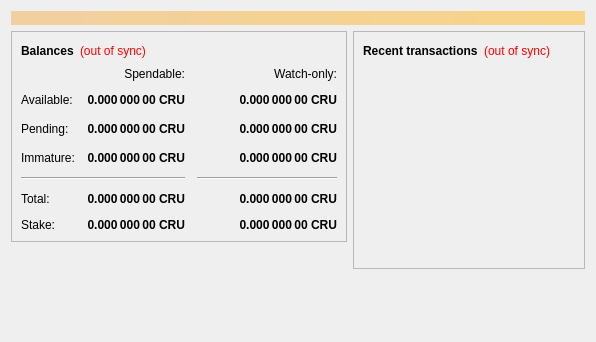
<?xml version="1.0" encoding="UTF-8"?>
<ui version="4.0">
 <class>OverviewPage</class>
 <widget class="QWidget" name="OverviewPage">
  <property name="geometry">
   <rect>
    <x>0</x>
    <y>0</y>
    <width>596</width>
    <height>342</height>
   </rect>
  </property>
  <property name="windowTitle">
   <string>Form</string>
  </property>
  <layout class="QVBoxLayout" name="topLayout">
   <item>
    <widget class="QLabel" name="labelAlerts">
     <property name="visible">
      <bool>false</bool>
     </property>
     <property name="styleSheet">
      <string notr="true">background-color: qlineargradient(x1: 0, y1: 0, x2: 1, y2: 0, stop:0 #F0D0A0, stop:1 #F8D488); color:#000000;</string>
     </property>
     <property name="wordWrap">
      <bool>true</bool>
     </property>
     <property name="margin">
      <number>3</number>
     </property>
    </widget>
   </item>
   <item>
    <layout class="QHBoxLayout" name="horizontalLayout" stretch="1,1">
     <item>
      <layout class="QVBoxLayout" name="verticalLayout_2">
       <item>
        <widget class="QFrame" name="frame">
         <property name="frameShape">
          <enum>QFrame::StyledPanel</enum>
         </property>
         <property name="frameShadow">
          <enum>QFrame::Raised</enum>
         </property>
         <layout class="QVBoxLayout" name="verticalLayout_4">
          <item>
           <layout class="QHBoxLayout" name="horizontalLayout_4">
            <item>
             <widget class="QLabel" name="label_5">
              <property name="font">
               <font>
                <weight>75</weight>
                <bold>true</bold>
               </font>
              </property>
              <property name="text">
               <string>Balances</string>
              </property>
             </widget>
            </item>
            <item>
             <widget class="QLabel" name="labelWalletStatus">
              <property name="cursor">
               <cursorShape>WhatsThisCursor</cursorShape>
              </property>
              <property name="toolTip">
               <string>The displayed information may be out of date. Your wallet automatically synchronizes with the Cryptoruble network after a connection is established, but this process has not completed yet.</string>
              </property>
              <property name="styleSheet">
               <string notr="true">QLabel { color: red; }</string>
              </property>
              <property name="text">
               <string notr="true">(out of sync)</string>
              </property>
              <property name="alignment">
               <set>Qt::AlignLeading|Qt::AlignLeft|Qt::AlignVCenter</set>
              </property>
             </widget>
            </item>
            <item>
             <spacer name="horizontalSpacer_3">
              <property name="orientation">
               <enum>Qt::Horizontal</enum>
              </property>
              <property name="sizeHint" stdset="0">
               <size>
                <width>40</width>
                <height>20</height>
               </size>
              </property>
             </spacer>
            </item>
           </layout>
          </item>
          <item>
           <layout class="QGridLayout" name="gridLayout">
            <property name="spacing">
             <number>12</number>
            </property>
            <item row="2" column="2">
             <widget class="QLabel" name="labelWatchPending">
              <property name="font">
               <font>
                <weight>75</weight>
                <bold>true</bold>
               </font>
              </property>
              <property name="cursor">
               <cursorShape>IBeamCursor</cursorShape>
              </property>
              <property name="toolTip">
               <string>Unconfirmed transactions to watch-only addresses</string>
              </property>
              <property name="text">
               <string notr="true">0.000 000 00 CRU</string>
              </property>
              <property name="alignment">
               <set>Qt::AlignRight|Qt::AlignTrailing|Qt::AlignVCenter</set>
              </property>
              <property name="textInteractionFlags">
               <set>Qt::LinksAccessibleByMouse|Qt::TextSelectableByKeyboard|Qt::TextSelectableByMouse</set>
              </property>
             </widget>
            </item>
            <item row="2" column="1">
             <widget class="QLabel" name="labelUnconfirmed">
              <property name="font">
               <font>
                <weight>75</weight>
                <bold>true</bold>
               </font>
              </property>
              <property name="cursor">
               <cursorShape>IBeamCursor</cursorShape>
              </property>
              <property name="toolTip">
               <string>Total of transactions that have yet to be confirmed, and do not yet count toward the spendable balance</string>
              </property>
              <property name="text">
               <string notr="true">0.000 000 00 CRU</string>
              </property>
              <property name="alignment">
               <set>Qt::AlignRight|Qt::AlignTrailing|Qt::AlignVCenter</set>
              </property>
              <property name="textInteractionFlags">
               <set>Qt::LinksAccessibleByMouse|Qt::TextSelectableByKeyboard|Qt::TextSelectableByMouse</set>
              </property>
             </widget>
            </item>
            <item row="3" column="2">
             <widget class="QLabel" name="labelWatchImmature">
              <property name="font">
               <font>
                <weight>75</weight>
                <bold>true</bold>
               </font>
              </property>
              <property name="cursor">
               <cursorShape>IBeamCursor</cursorShape>
              </property>
              <property name="toolTip">
               <string>Mined balance in watch-only addresses that has not yet matured</string>
              </property>
              <property name="text">
               <string notr="true">0.000 000 00 CRU</string>
              </property>
              <property name="alignment">
               <set>Qt::AlignRight|Qt::AlignTrailing|Qt::AlignVCenter</set>
              </property>
              <property name="textInteractionFlags">
               <set>Qt::LinksAccessibleByMouse|Qt::TextSelectableByKeyboard|Qt::TextSelectableByMouse</set>
              </property>
             </widget>
            </item>
            <item row="4" column="0" colspan="2">
             <widget class="Line" name="line">
              <property name="orientation">
               <enum>Qt::Horizontal</enum>
              </property>
             </widget>
            </item>
            <item row="4" column="2">
             <widget class="Line" name="lineWatchBalance">
              <property name="sizePolicy">
               <sizepolicy hsizetype="Preferred" vsizetype="Fixed">
                <horstretch>0</horstretch>
                <verstretch>0</verstretch>
               </sizepolicy>
              </property>
              <property name="minimumSize">
               <size>
                <width>140</width>
                <height>0</height>
               </size>
              </property>
              <property name="orientation">
               <enum>Qt::Horizontal</enum>
              </property>
             </widget>
            </item>
            <item row="5" column="0">
             <widget class="QLabel" name="labelTotalText">
              <property name="text">
               <string>Total:</string>
              </property>
             </widget>
            </item>
            <item row="3" column="1">
             <widget class="QLabel" name="labelImmature">
              <property name="font">
               <font>
                <weight>75</weight>
                <bold>true</bold>
               </font>
              </property>
              <property name="cursor">
               <cursorShape>IBeamCursor</cursorShape>
              </property>
              <property name="toolTip">
               <string>Mined balance that has not yet matured</string>
              </property>
              <property name="text">
               <string notr="true">0.000 000 00 CRU</string>
              </property>
              <property name="alignment">
               <set>Qt::AlignRight|Qt::AlignTrailing|Qt::AlignVCenter</set>
              </property>
              <property name="textInteractionFlags">
               <set>Qt::LinksAccessibleByMouse|Qt::TextSelectableByKeyboard|Qt::TextSelectableByMouse</set>
              </property>
             </widget>
            </item>
            <item row="2" column="3">
             <spacer name="horizontalSpacer_2">
              <property name="orientation">
               <enum>Qt::Horizontal</enum>
              </property>
              <property name="sizeHint" stdset="0">
               <size>
                <width>40</width>
                <height>20</height>
               </size>
              </property>
             </spacer>
            </item>
            <item row="3" column="0">
             <widget class="QLabel" name="labelImmatureText">
              <property name="text">
               <string>Immature:</string>
              </property>
             </widget>
            </item>
            <item row="5" column="1">
             <widget class="QLabel" name="labelTotal">
              <property name="font">
               <font>
                <weight>75</weight>
                <bold>true</bold>
               </font>
              </property>
              <property name="cursor">
               <cursorShape>IBeamCursor</cursorShape>
              </property>
              <property name="toolTip">
               <string>Your current total balance</string>
              </property>
              <property name="text">
               <string notr="true">0.000 000 00 CRU</string>
              </property>
              <property name="alignment">
               <set>Qt::AlignRight|Qt::AlignTrailing|Qt::AlignVCenter</set>
              </property>
              <property name="textInteractionFlags">
               <set>Qt::LinksAccessibleByMouse|Qt::TextSelectableByKeyboard|Qt::TextSelectableByMouse</set>
              </property>
             </widget>
            </item>
            <item row="5" column="2">
             <widget class="QLabel" name="labelWatchTotal">
              <property name="font">
               <font>
                <weight>75</weight>
                <bold>true</bold>
               </font>
              </property>
              <property name="cursor">
               <cursorShape>IBeamCursor</cursorShape>
              </property>
              <property name="toolTip">
               <string>Current total balance in watch-only addresses</string>
              </property>
              <property name="text">
               <string notr="true">0.000 000 00 CRU</string>
              </property>
              <property name="alignment">
               <set>Qt::AlignRight|Qt::AlignTrailing|Qt::AlignVCenter</set>
              </property>
              <property name="textInteractionFlags">
               <set>Qt::LinksAccessibleByMouse|Qt::TextSelectableByKeyboard|Qt::TextSelectableByMouse</set>
              </property>
             </widget>
            </item>
            <item row="0" column="2">
             <widget class="QLabel" name="labelWatchonly">
              <property name="text">
               <string>Watch-only:</string>
              </property>
              <property name="alignment">
               <set>Qt::AlignRight|Qt::AlignTrailing|Qt::AlignVCenter</set>
              </property>
             </widget>
            </item>
            <item row="1" column="0">
             <widget class="QLabel" name="labelBalanceText">
              <property name="text">
               <string>Available:</string>
              </property>
             </widget>
            </item>
            <item row="1" column="1">
             <widget class="QLabel" name="labelBalance">
              <property name="font">
               <font>
                <weight>75</weight>
                <bold>true</bold>
               </font>
              </property>
              <property name="cursor">
               <cursorShape>IBeamCursor</cursorShape>
              </property>
              <property name="toolTip">
               <string>Your current spendable balance</string>
              </property>
              <property name="text">
               <string notr="true">0.000 000 00 CRU</string>
              </property>
              <property name="alignment">
               <set>Qt::AlignRight|Qt::AlignTrailing|Qt::AlignVCenter</set>
              </property>
              <property name="textInteractionFlags">
               <set>Qt::LinksAccessibleByMouse|Qt::TextSelectableByKeyboard|Qt::TextSelectableByMouse</set>
              </property>
             </widget>
            </item>
            <item row="1" column="2">
             <widget class="QLabel" name="labelWatchAvailable">
              <property name="font">
               <font>
                <weight>75</weight>
                <bold>true</bold>
               </font>
              </property>
              <property name="cursor">
               <cursorShape>IBeamCursor</cursorShape>
              </property>
              <property name="toolTip">
               <string>Your current balance in watch-only addresses</string>
              </property>
              <property name="text">
               <string notr="true">0.000 000 00 CRU</string>
              </property>
              <property name="alignment">
               <set>Qt::AlignRight|Qt::AlignTrailing|Qt::AlignVCenter</set>
              </property>
              <property name="textInteractionFlags">
               <set>Qt::LinksAccessibleByMouse|Qt::TextSelectableByKeyboard|Qt::TextSelectableByMouse</set>
              </property>
             </widget>
            </item>
            <item row="2" column="0">
             <widget class="QLabel" name="labelPendingText">
              <property name="text">
               <string>Pending:</string>
              </property>
             </widget>
            </item>
            <item row="0" column="1">
             <widget class="QLabel" name="labelSpendable">
              <property name="text">
               <string>Spendable:</string>
              </property>
              <property name="alignment">
               <set>Qt::AlignRight|Qt::AlignTrailing|Qt::AlignVCenter</set>
              </property>
             </widget>
            </item>
            <item row="6" column="0">
             <widget class="QLabel" name="labelStakeText">
              <property name="text">
               <string>Stake:</string>
              </property>
             </widget>
            </item>
            <item row="6" column="1">
             <widget class="QLabel" name="labelStake">
              <property name="font">
               <font>
                <weight>75</weight>
                <bold>true</bold>
               </font>
              </property>
              <property name="cursor">
               <cursorShape>IBeamCursor</cursorShape>
              </property>
              <property name="toolTip">
               <string>Your current balance that is used in stake generation</string>
              </property>
              <property name="text">
               <string notr="true">0.000 000 00 CRU</string>
              </property>
              <property name="alignment">
               <set>Qt::AlignRight|Qt::AlignTrailing|Qt::AlignVCenter</set>
              </property>
              <property name="textInteractionFlags">
               <set>Qt::LinksAccessibleByMouse|Qt::TextSelectableByKeyboard|Qt::TextSelectableByMouse</set>
              </property>
             </widget>
            </item>
            <item row="6" column="2">
             <widget class="QLabel" name="labelWatchStake">
              <property name="font">
               <font>
                <weight>75</weight>
                <bold>true</bold>
               </font>
              </property>
              <property name="cursor">
               <cursorShape>IBeamCursor</cursorShape>
              </property>
              <property name="toolTip">
               <string>Your current balance that is used for stake generation in watch-only addresses</string>
              </property>
              <property name="text">
               <string notr="true">0.000 000 00 CRU</string>
              </property>
              <property name="alignment">
               <set>Qt::AlignRight|Qt::AlignTrailing|Qt::AlignVCenter</set>
              </property>
              <property name="textInteractionFlags">
               <set>Qt::LinksAccessibleByMouse|Qt::TextSelectableByKeyboard|Qt::TextSelectableByMouse</set>
              </property>
             </widget>
            </item>
           </layout>
          </item>
         </layout>
        </widget>
       </item>
       <item>
        <spacer name="verticalSpacer">
         <property name="orientation">
          <enum>Qt::Vertical</enum>
         </property>
         <property name="sizeHint" stdset="0">
          <size>
           <width>20</width>
           <height>40</height>
          </size>
         </property>
        </spacer>
       </item>
      </layout>
     </item>
     <item>
      <layout class="QVBoxLayout" name="verticalLayout_3">
       <item>
        <widget class="QFrame" name="frame_2">
         <property name="frameShape">
          <enum>QFrame::StyledPanel</enum>
         </property>
         <property name="frameShadow">
          <enum>QFrame::Raised</enum>
         </property>
         <layout class="QVBoxLayout" name="verticalLayout">
          <item>
           <layout class="QHBoxLayout" name="horizontalLayout_2">
            <item>
             <widget class="QLabel" name="label_4">
              <property name="font">
               <font>
                <weight>75</weight>
                <bold>true</bold>
               </font>
              </property>
              <property name="text">
               <string>Recent transactions</string>
              </property>
             </widget>
            </item>
            <item>
             <widget class="QLabel" name="labelTransactionsStatus">
              <property name="cursor">
               <cursorShape>WhatsThisCursor</cursorShape>
              </property>
              <property name="toolTip">
               <string>The displayed information may be out of date. Your wallet automatically synchronizes with the Cryptoruble network after a connection is established, but this process has not completed yet.</string>
              </property>
              <property name="styleSheet">
               <string notr="true">QLabel { color: red; }</string>
              </property>
              <property name="text">
               <string notr="true">(out of sync)</string>
              </property>
              <property name="alignment">
               <set>Qt::AlignRight|Qt::AlignTrailing|Qt::AlignVCenter</set>
              </property>
             </widget>
            </item>
            <item>
             <spacer name="horizontalSpacer">
              <property name="orientation">
               <enum>Qt::Horizontal</enum>
              </property>
              <property name="sizeHint" stdset="0">
               <size>
                <width>40</width>
                <height>20</height>
               </size>
              </property>
             </spacer>
            </item>
           </layout>
          </item>
          <item>
           <widget class="QListView" name="listTransactions">
            <property name="styleSheet">
             <string notr="true">QListView { background: transparent; }</string>
            </property>
            <property name="frameShape">
             <enum>QFrame::NoFrame</enum>
            </property>
            <property name="verticalScrollBarPolicy">
             <enum>Qt::ScrollBarAlwaysOff</enum>
            </property>
            <property name="horizontalScrollBarPolicy">
             <enum>Qt::ScrollBarAlwaysOff</enum>
            </property>
            <property name="selectionMode">
             <enum>QAbstractItemView::NoSelection</enum>
            </property>
           </widget>
          </item>
         </layout>
        </widget>
       </item>
       <item>
        <spacer name="verticalSpacer_2">
         <property name="orientation">
          <enum>Qt::Vertical</enum>
         </property>
         <property name="sizeHint" stdset="0">
          <size>
           <width>20</width>
           <height>40</height>
          </size>
         </property>
        </spacer>
       </item>
      </layout>
     </item>
    </layout>
   </item>
  </layout>
 </widget>
 <resources/>
 <connections/>
</ui>
